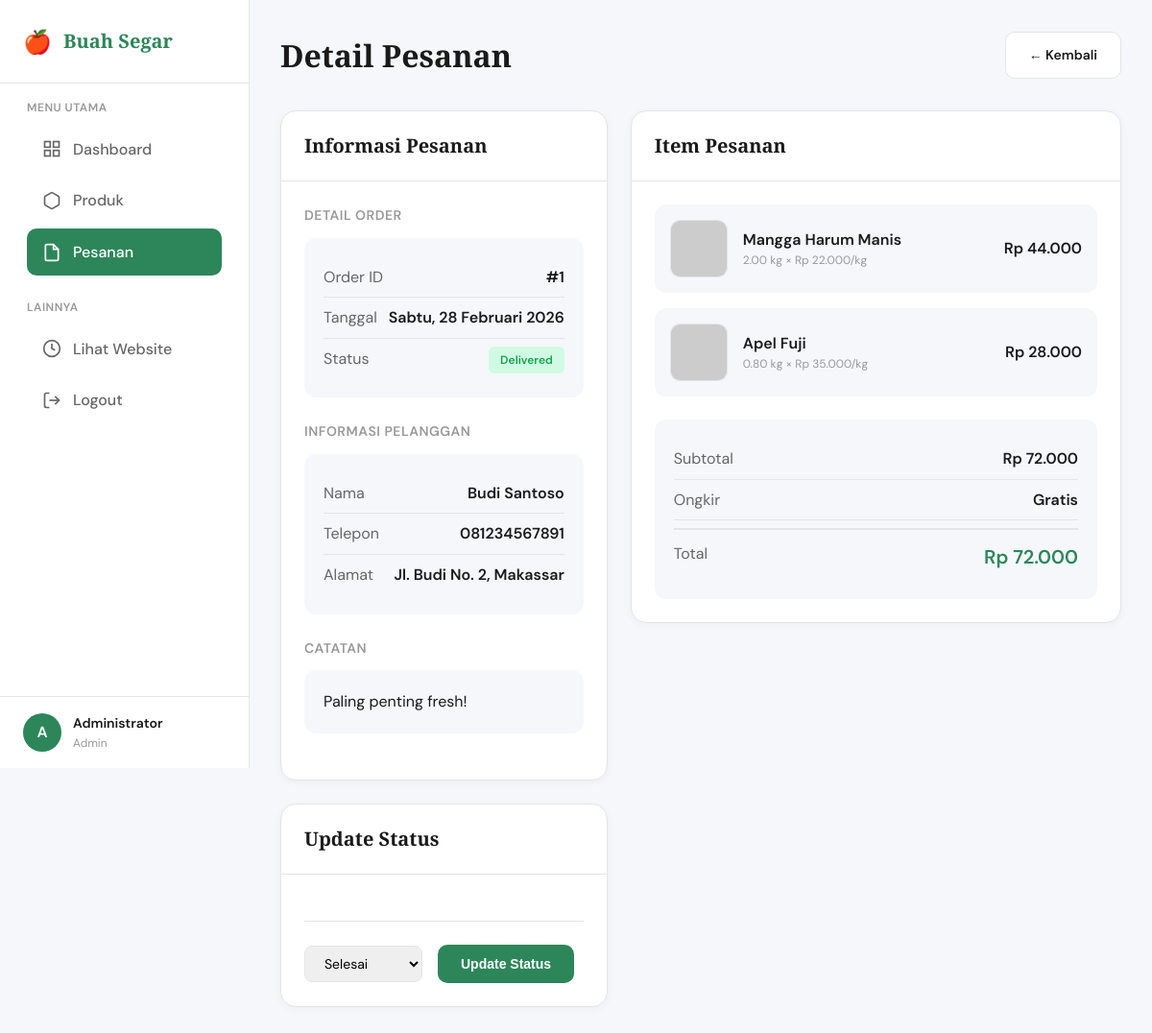
Screenshot of /admin/orders.php?action=view&id=1 (signed in) with the database file from the repository.
### tables this page shows
CREATE TABLE orders (
    id INT PRIMARY KEY AUTO_INCREMENT,
    user_id INT NOT NULL,
    nama_pemesan VARCHAR(100) NOT NULL,
    no_telepon VARCHAR(20) NOT NULL,
    alamat_kirim TEXT NOT NULL,
    total_harga DECIMAL(10,2) NOT NULL,
    status ENUM('pending', 'processing', 'shipped', 'delivered', 'cancelled') DEFAULT 'pending',
    catatan TEXT,
    created_at TIMESTAMP DEFAULT CURRENT_TIMESTAMP,
    updated_at TIMESTAMP DEFAULT CURRENT_TIMESTAMP ON UPDATE CURRENT_TIMESTAMP,
    FOREIGN KEY (user_id) REFERENCES users(id) ON DELETE CASCADE,
    INDEX idx_user_id (user_id),
    INDEX idx_status (status),
    INDEX idx_created_at (created_at)
);

CREATE TABLE order_items (
    id INT PRIMARY KEY AUTO_INCREMENT,
    order_id INT NOT NULL,
    buah_id INT NOT NULL,
    nama_buah VARCHAR(100) NOT NULL,
    harga_kg DECIMAL(10,2) NOT NULL,
    jumlah_kg DECIMAL(10,2) NOT NULL,
    subtotal DECIMAL(10,2) NOT NULL,
    created_at TIMESTAMP DEFAULT CURRENT_TIMESTAMP,
    FOREIGN KEY (order_id) REFERENCES orders(id) ON DELETE CASCADE,
    FOREIGN KEY (buah_id) REFERENCES buah(id) ON DELETE CASCADE,
    INDEX idx_order_id (order_id),
    INDEX idx_buah_id (buah_id)
);

CREATE TABLE buah (
    id INT PRIMARY KEY AUTO_INCREMENT,
    nama_buah VARCHAR(100) NOT NULL,
    slug VARCHAR(100) UNIQUE NOT NULL,
    deskripsi TEXT,
    harga_kg DECIMAL(10,2) NOT NULL,
    stok_kg DECIMAL(10,2) DEFAULT 0,
    gambar VARCHAR(255),
    asal VARCHAR(50),
    kategori ENUM('lokal', 'impor') DEFAULT 'lokal',
    status ENUM('active', 'inactive') DEFAULT 'active',
    created_at TIMESTAMP DEFAULT CURRENT_TIMESTAMP,
    updated_at TIMESTAMP DEFAULT CURRENT_TIMESTAMP ON UPDATE CURRENT_TIMESTAMP,
    INDEX idx_slug (slug),
    INDEX idx_status (status),
    INDEX idx_kategori (kategori)
);

### admin/orders.php (the view, shortened to what the rows shown need)
<?php
require_once '../config/database.php';
require_once '../includes/functions.php';
$action = $_GET['action'] ?? 'list';
$status_filter = $_GET['status'] ?? 'all';
$search = $_GET['search'] ?? '';
$sql = "SELECT o.*, u.nama_lengkap, u.username, u.no_telepon as user_phone
        FROM orders o
        JOIN users u ON o.user_id = u.id
        WHERE 1=1";
$params = [];
$sql .= " ORDER BY o.created_at DESC";
$orders = fetchAll($sql, $params);
$status_counts = fetchAll("SELECT status, COUNT(*) as count FROM orders GROUP BY status");
$count_by_status = [];
foreach ($status_counts as $sc) {
    $count_by_status[$sc['status']] = $sc['count'];
}
$order_detail = null;
$order_items = [];
if ($action === 'view' && isset($_GET['id'])) {
    $order_id = intval($_GET['id']);
    $order_detail = fetchOne("SELECT o.*, u.nama_lengkap, u.username, u.email
                             FROM orders o
                             JOIN users u ON o.user_id = u.id
                             WHERE o.id = ?", [$order_id]);
    if ($order_detail) {
        $order_items = fetchAll("SELECT oi.*, b.gambar, b.nama_buah
                                FROM order_items oi
                                JOIN buah b ON oi.buah_id = b.id
                                WHERE oi.order_id = ?", [$order_id]);
    } else {
        $action = 'list';
        $message = 'Pesanan tidak ditemukan!';
        $message_type = 'error';
    }
}
function getImagePath($filename) {
    if (filter_var($filename, FILTER_VALIDATE_URL)) {
        return $filename;
    }
    $clean_filename = basename($filename);
    return '../assets/images/products/' . $clean_filename;
}
?>
<!DOCTYPE html>
<html lang="id">
<head>
</head>
<body>
    <div class="admin-layout">
        <main class="main-content">
            <div class="page-header">
                <div>
                    <h1 class="page-title">
                        <?php echo $action === 'view' ? 'Detail Pesanan' : 'Kelola Pesanan'; ?>
                    </h1>
                </div>
            </div>
            <?php if ($action === 'list'): ?>
            <div class="filter-bar">
                <div class="filter-group">
                    <a href="orders.php" class="filter-btn <?php echo $status_filter === 'all' ? 'active' : ''; ?>">
                        Semua<span class="filter-count"><?php echo array_sum($count_by_status); ?></span>
                    </a>
                    <a href="orders.php?status=pending" class="filter-btn <?php echo $status_filter === 'pending' ? 'active' : ''; ?>">
                        Menunggu<span class="filter-count"><?php echo $count_by_status['pending'] ?? 0; ?></span>
                    </a>
                    <a href="orders.php?status=processing" class="filter-btn <?php echo $status_filter === 'processing' ? 'active' : ''; ?>">
                        Diproses<span class="filter-count"><?php echo $count_by_status['processing'] ?? 0; ?></span>
                    </a>
                    <a href="orders.php?status=shipped" class="filter-btn <?php echo $status_filter === 'shipped' ? 'active' : ''; ?>">
                        Dikirim<span class="filter-count"><?php echo $count_by_status['shipped'] ?? 0; ?></span>
                    </a>
                    <a href="orders.php?status=delivered" class="filter-btn <?php echo $status_filter === 'delivered' ? 'active' : ''; ?>">
                        Selesai<span class="filter-count"><?php echo $count_by_status['delivered'] ?? 0; ?></span>
                    </a>
                </div>
                <form method="GET" class="search-box">
                    <span class="search-icon">🔍</span>
                    <input type="text" name="search" class="search-input" placeholder="Cari pesanan..." value="<?php echo htmlspecialchars($search); ?>">
                    <?php if ($status_filter !== 'all'): ?>
                    <input type="hidden" name="status" value="<?php echo $status_filter; ?>">
                    <?php endif; ?>
                </form>
            </div>
            <div class="card">
                <div class="card-body" style="padding: 0;">
                    <?php if (count($orders) > 0): ?>
                    <div class="table-container">
                        <table class="data-table">
                            <thead>
                                <tr>
                                    <th>Order ID</th>
                                    <th>Pelanggan</th>
                                    <th>Total</th>
                                    <th>Status</th>
                                    <th>Tanggal</th>
                                    <th>Aksi</th>
                                </tr>
                            </thead>
                            <tbody>
                                <?php foreach ($orders as $order): ?>
                                <tr>
                                    <td><span class="order-id">#<?php echo $order['id']; ?></span></td>
                                    <td>
                                        <div class="customer-name"><?php echo htmlspecialchars($order['nama_pemesan']); ?></div>
                                        <div class="customer-info"><?php echo htmlspecialchars($order['username']); ?> • <?php echo $order['no_telepon']; ?></div>
                                    </td>
                                    <td class="price"><?php echo formatRupiah($order['total_harga']); ?></td>
                                    <td><span class="status-badge status-<?php echo $order['status']; ?>"><?php echo $order['status']; ?></span></td>
                                    <td><?php echo formatTanggal($order['created_at'], 'pendek'); ?></td>
                                    <td>
                                        <div class="actions">
                                            <a href="orders.php?action=view&id=<?php echo $order['id']; ?>" class="action-btn view" title="Lihat Detail">👁️</a>
                                            <a href="orders.php?delete=<?php echo $order['id']; ?>" class="action-btn delete" title="Hapus" onclick="return confirm('Yakin ingin menghapus pesanan ini?')">🗑️</a>
                                        </div>
                                    </td>
                                </tr>
                                <?php endforeach; ?>
                            </tbody>
                        </table>
                    </div>
                    <?php else: ?>
                    <div class="empty-state">
                        <div class="empty-icon">📋</div>
                        <h3 class="empty-title">Belum Ada Pesanan</h3>
                        <p class="empty-text">Pesanan dari pelanggan akan muncul di sini</p>
                    </div>
                    <?php endif; ?>
                </div>
            </div>
            <?php elseif ($action === 'view' && $order_detail): ?>
            <div class="detail-grid">
                <div>
                    <div class="card" style="margin-bottom: 1.5rem;">
                        <div class="card-header">
                            <h2 class="card-title">Informasi Pesanan</h2>
                        </div>
                        <div class="card-body">
                            <div class="detail-section">
                                <div class="detail-section-title">Detail Order</div>
                                <div class="detail-card">
                                    <div class="detail-row">
                                        <span class="detail-label">Order ID</span>
                                        <span class="detail-value">#<?php echo $order_detail['id']; ?></span>
                                    </div>
                                    <div class="detail-row">
                                        <span class="detail-label">Tanggal</span>
                                        <span class="detail-value"><?php echo formatTanggal($order_detail['created_at'], 'lengkap'); ?></span>
                                    </div>
                                    <div class="detail-row">
                                        <span class="detail-label">Status</span>
                                        <span class="detail-value"><span class="status-badge status-<?php echo $order_detail['status']; ?>"><?php echo $order_detail['status']; ?></span></span>
                                    </div>
                                </div>
                            </div>
                            <div class="detail-section">
                                <div class="detail-section-title">Informasi Pelanggan</div>
                                <div class="detail-card">
                                    <div class="detail-row">
                                        <span class="detail-label">Nama</span>
                                        <span class="detail-value"><?php echo htmlspecialchars($order_detail['nama_pemesan']); ?></span>
                                    </div>
                                    <div class="detail-row">
                                        <span class="detail-label">Telepon</span>
                                        <span class="detail-value"><?php echo $order_detail['no_telepon']; ?></span>
                                    </div>
                                    <div class="detail-row">
                                        <span class="detail-label">Alamat</span>
                                        <span class="detail-value"><?php echo nl2br(htmlspecialchars($order_detail['alamat_kirim'])); ?></span>
                                    </div>
                                </div>
                            </div>
                            <?php if (!empty($order_detail['catatan'])): ?>
                            <div class="detail-section">
                                <div class="detail-section-title">Catatan</div>
                                <div class="detail-card">
                                    <p><?php echo nl2br(htmlspecialchars($order_detail['catatan'])); ?></p>
                                </div>
                            </div>
                            <?php endif; ?>
                        </div>
                    </div>
                    <div class="card">
                        <div class="card-header">
                            <h2 class="card-title">Update Status</h2>
                        </div>
                        <div class="card-body">
                            <form method="POST" action="" class="status-form">
                                <select name="status" class="form-select">
                                    <option value="delivered" <?php echo $order_detail['status'] === 'delivered' ? 'selected' : ''; ?>>Selesai</option>
                                </select>
                                <button type="submit" name="update_status" class="btn btn-primary">Update Status</button>
                            </form>
                        </div>
                    </div>
                </div>
                <div>
                    <div class="card">
                        <div class="card-header">
                            <h2 class="card-title">Item Pesanan</h2>
                        </div>
                        <div class="card-body">
                            <div class="items-list">
                                <?php foreach ($order_items as $item): ?>
                                <div class="item-row">
                                    <img src="<?php echo htmlspecialchars(getImagePath($item['gambar'])); ?>"
                                         alt="<?php echo htmlspecialchars($item['nama_buah']); ?>"
                                         class="item-img"
                                         onerror="this.src='https://via.placeholder.com/60'">
                                    <div class="item-details">
                                        <div class="item-name"><?php echo htmlspecialchars($item['nama_buah']); ?></div>
                                        <div class="item-meta"><?php echo $item['jumlah_kg']; ?> kg × <?php echo formatRupiah($item['harga_kg']); ?>/kg</div>
                                    </div>
                                    <div class="item-price">
                                        <div class="item-total"><?php echo formatRupiah($item['subtotal']); ?></div>
                                    </div>
                                </div>
                                <?php endforeach; ?>
                            </div>
                            <div class="detail-section" style="margin-top: 1.5rem; margin-bottom: 0;">
                                <div class="detail-card">
                                    <div class="detail-row">
                                        <span class="detail-label">Subtotal</span>
                                        <span class="detail-value"><?php echo formatRupiah($order_detail['total_harga']); ?></span>
                                    </div>
                                    <div class="detail-row">
                                        <span class="detail-label">Ongkir</span>
                                        <span class="detail-value">Gratis</span>
                                    </div>
                                    <div class="detail-row" style="border-top: 2px solid var(--color-border); padding-top: 0.75rem; margin-top: 0.5rem;">
                                        <span class="detail-label">Total</span>
                                        <span class="detail-value large"><?php echo formatRupiah($order_detail['total_harga']); ?></span>
                                    </div>
                                </div>
                            </div>
                        </div>
                    </div>
                </div>
            </div>
            <?php endif; ?>
        </main>
    </div>
</body>
</html>

### rows the page displays
orders: id "1", created_at "Sabtu, 28 Februari 2026", status "Delivered", nama_pemesan "Budi Santoso", no_telepon "081234567891", alamat_kirim "Jl. Budi No. 2, Makassar", catatan "Paling penting fresh!", status "Selesai", total_harga "Rp 72.000"
order_items: buah.nama_buah "Mangga Harum Manis", jumlah_kg "2.00", harga_kg "Rp 22.000", subtotal "Rp 44.000"
order_items: buah.nama_buah "Apel Fuji", jumlah_kg "0.80", harga_kg "Rp 35.000", subtotal "Rp 28.000"

### other values shown
substr($admin['nama_lengkap'], 0, 1) "A"
$admin['nama_lengkap'] "Administrator"
$admin['role'] "Admin"
